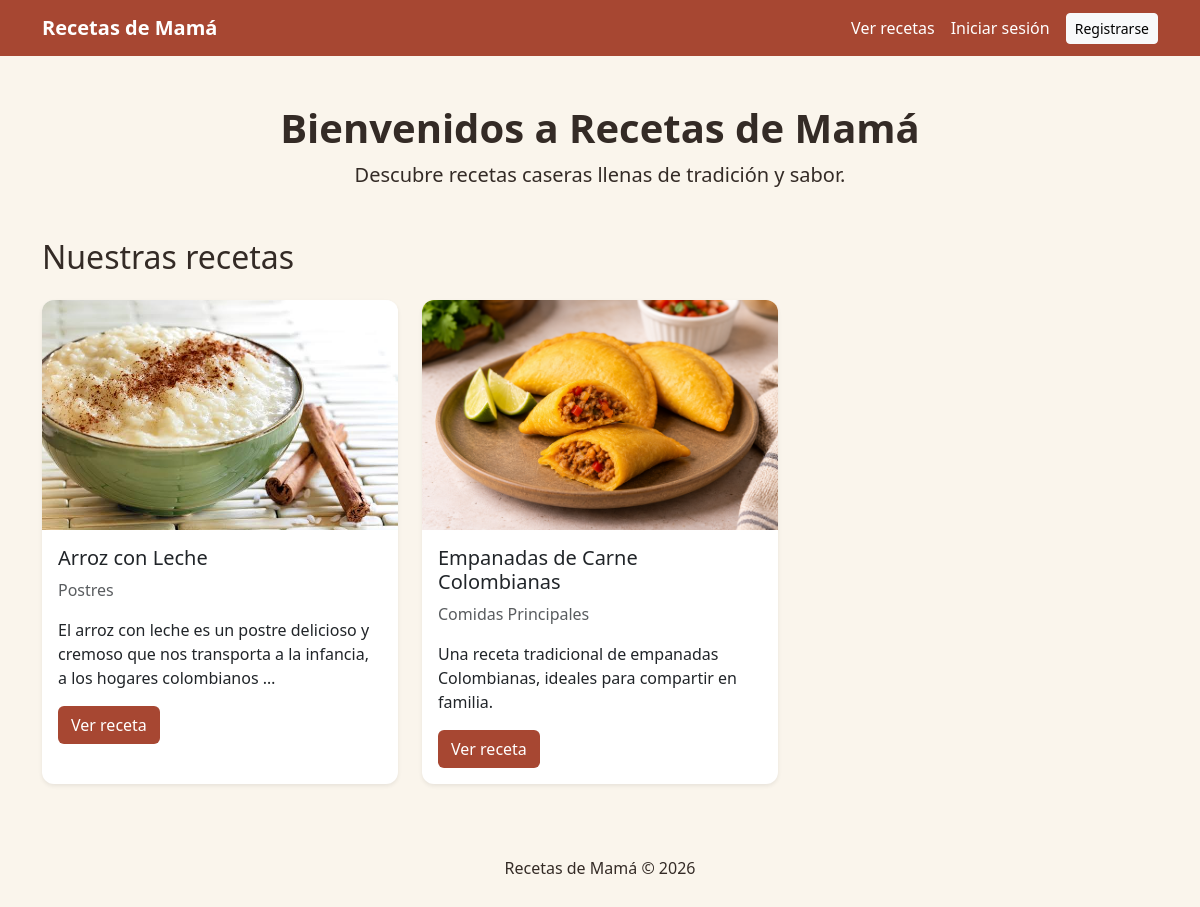
Before: / with the older database file.
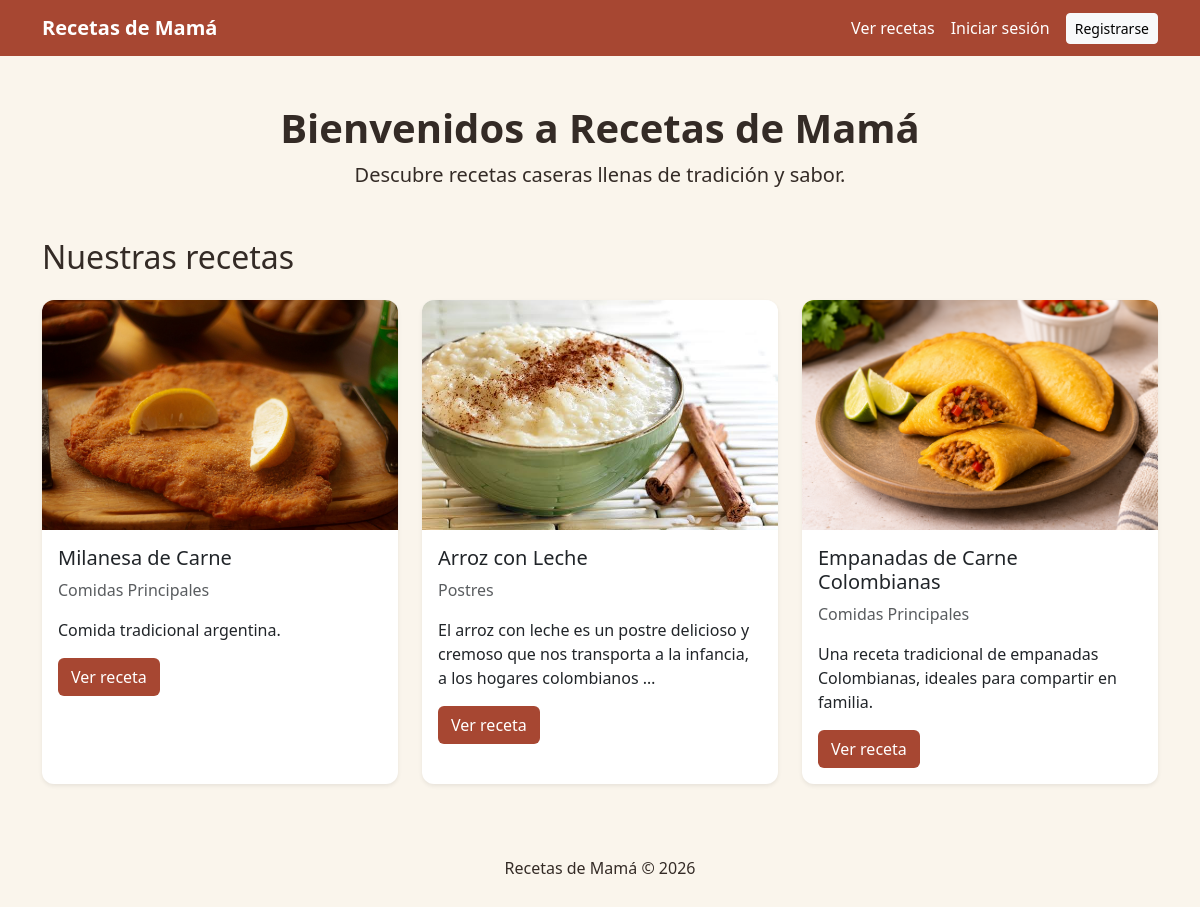
After: the same page with the newer database file.
### recetas/models.py (models this page shows, shortened)
class Receta(models.Model):
    titulo = models.CharField(max_length=200)
    descripcion = models.TextField()
    ingredientes = models.TextField()
    preparacion = models.TextField()
    imagen = models.ImageField(
        upload_to='recetas/',
        blank=True,
        null=True
    )
    categoria = models.ForeignKey(
        Categoria,
        on_delete=models.PROTECT,
        related_name='recetas'
    )
    autor = models.ForeignKey(
        User,
        on_delete=models.CASCADE,
        related_name='recetas'
    )
    fecha_creacion = models.DateTimeField(auto_now_add=True)
    fecha_actualizacion = models.DateTimeField(auto_now=True)

class Categoria(models.Model):
    nombre = models.CharField(max_length=100, unique=True)
    descripcion = models.TextField(blank=True)

### recetas/views.py (the view)
# urls.py: path('', views.lista_recetas, name='inicio'),
def lista_recetas(request):
    recetas = Receta.objects.select_related(
        'categoria', 'autor'
    ).order_by('-fecha_creacion')
    return render(request, 'recetas/lista_recetas.html', {
        'recetas': recetas
    })

### templates/recetas/lista_recetas.html (shortened to what this page needs)
{% extends 'base.html' %}
{% block content %}
<div class="text-center mb-5">
    <h1 class="fw-bold">Bienvenidos a Recetas de Mamá</h1>
    <p class="lead">
        Descubre recetas caseras llenas de tradición y sabor.
    </p>
</div>
<h2 class="mb-4">Nuestras recetas</h2>
<div class="row g-4">
    {% for receta in recetas %}
    <div class="col-md-4">
        <div class="card h-100 shadow-sm">
            {% if receta.imagen %}
                <img
                    src="{{ receta.imagen.url }}"
                    class="card-img-top"
                    alt="{{ receta.titulo }}"
                >
            {% else %}
                <div class="card-img-top bg-light d-flex align-items-center justify-content-center">
                    <span>Sin imagen disponible</span>
                </div>
            {% endif %}
            <div class="card-body">
                <h5 class="card-title">
                    {{ receta.titulo }}
                </h5>
                <p class="text-muted">
                    {{ receta.categoria.nombre }}
                </p>
                <p class="card-text">
                    {{ receta.descripcion|truncatewords:20 }}
                </p>
                <a
                    href="{% url 'recetas:detalle' receta.pk %}"
                    class="btn btn-receta"
                >
                    Ver receta
                </a>
            </div>
        </div>
    </div>
    {% empty %}
    <p>Todavía no hay recetas publicadas.</p>
    {% endfor %}
</div>
{% endblock %}

Changed rows visible on the page:
added Receta: imagen (picture), titulo "Milanesa de Carne", categoria.nombre "Comidas Principales", descripcion "Comida tradicional argentina."
